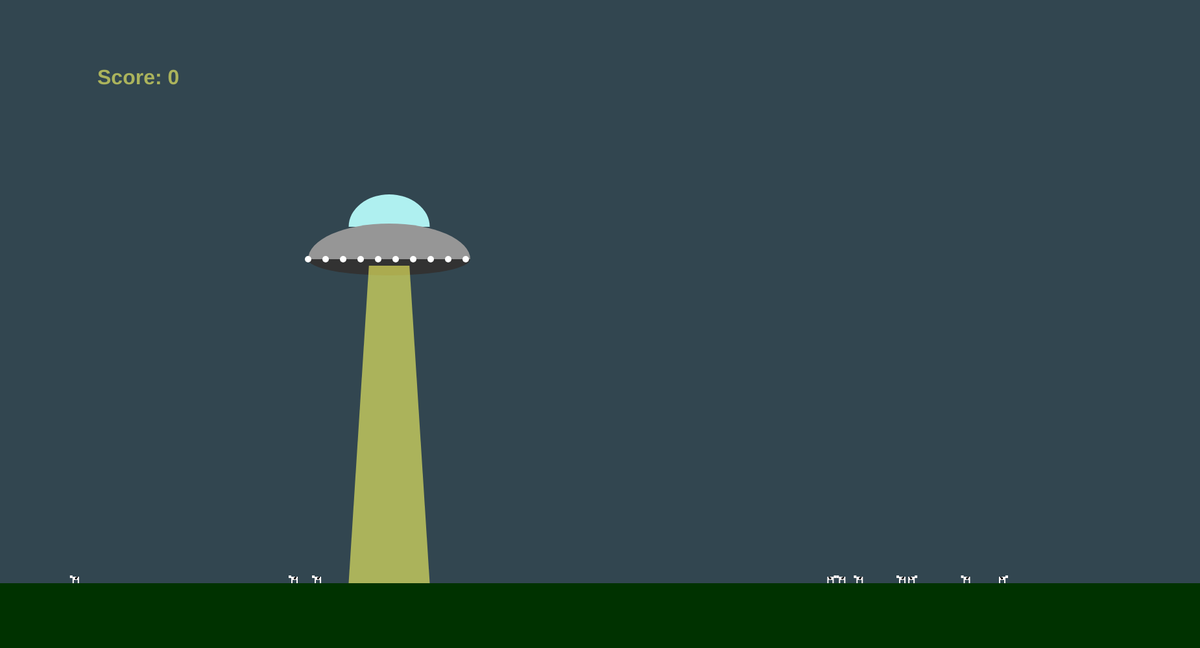
Frame 1 (no input)
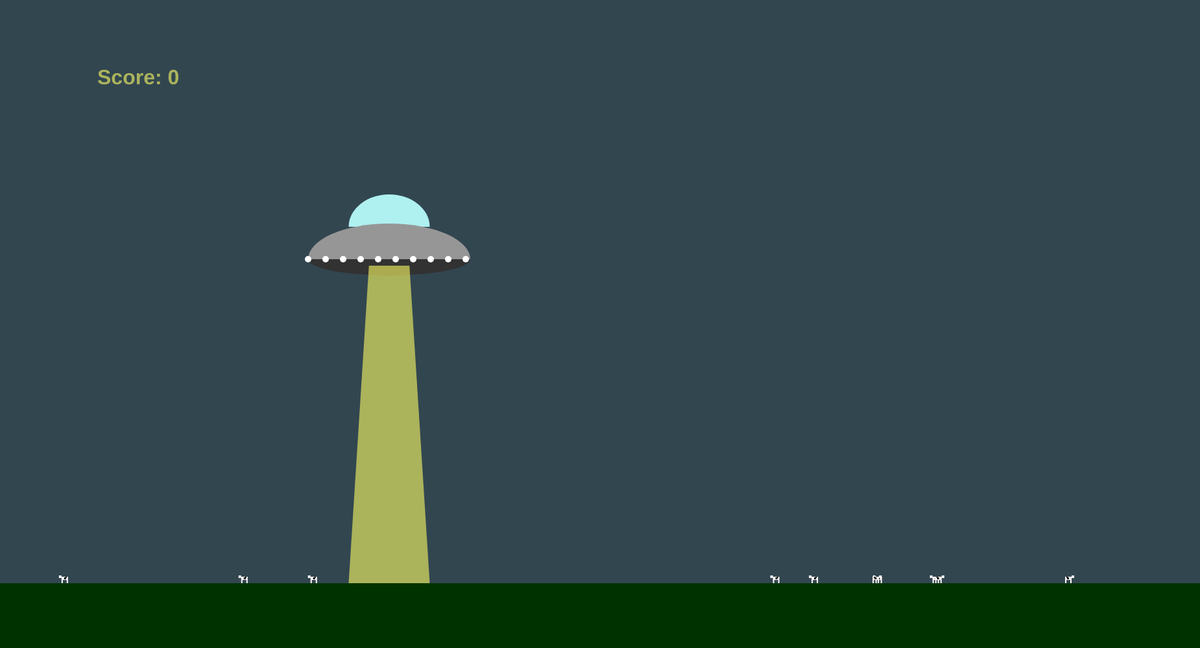
Frame 60 (no input)
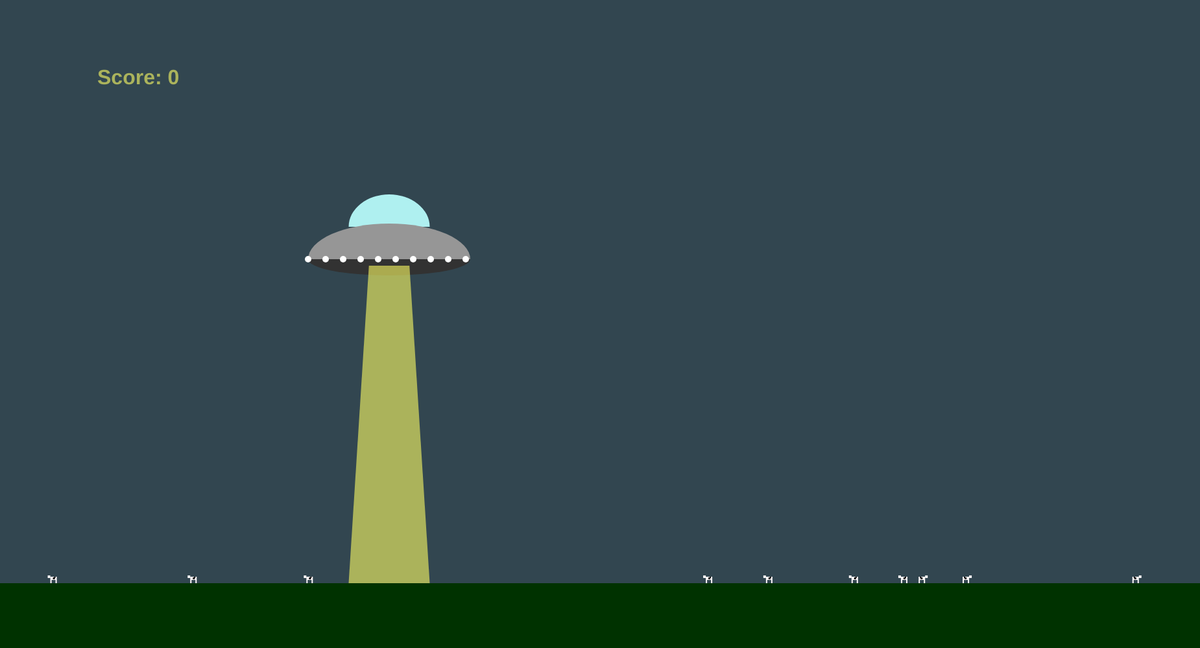
Frame 120 (the mouse pressed at the canvas centre since frame 60)

The p5.js sketch that drew these frames (run headless with seeded random() and noise() and a simulated clock; from frame 60 on, the mouse is pressed at the canvas centre):

// p5.js sketch
// ── sketch.js
let flying_nlo = {
    x: 600,
    y: 400,
    width: 250,
    height: 100,
    color_1: '#AFF0F0',
    color_2: '#969696',
    
    
    draw_signal: function(){
        fill(255);
        for(let i = 0; i < 10; i++)
            circle(this.x - this.width/2 + i * 27, this.y, 10);
    },

    change_pos: function(direction){
        this.x += direction;
    },

    draw_fly: function(){
        fill(this.color_1);
        arc(this.x, this.y - this.height/2, this.width/2, this.height, PI, TWO_PI);
        fill(this.color_2);
        arc(this.x, this.y, this.width, this.height + 10, PI, TWO_PI);
        fill(50);
        arc(this.x, this.y, this.width, this.height/2, 0, PI);
        this.draw_signal();  
    },

    beam: function(){
        fill(255,255,100,150);
        
        beginShape();
        vertex(this.x - this.width/8, this.y + 10);
        vertex(this.x + this.width/8, this.y + 10);
        vertex(this.x + this.width/4, height - 100);
        vertex(this.x - this.width/4, height - 100);
        endShape();
    }
}

let cows = [];
let score = 0;  // объявление счетчика

function Cow(x, y, direction)
{
    this.x = x;
    this.y = y;
    this.direction = direction;

    this.walk = function()
    {
        this.x += this.direction;
    }

    this.draw = function()
    {
        push();
        translate(this.x, this.y);
        if (this.direction > 0)
        {
            scale(-1, 1);
        }

        fill(255, 250, 250);
        rect(0, -10, 10, 5);
        
        rect(0, -5, 2, 5);
        rect(8, -5, 2, 5);

        rect(-4, -12, 4, 4);
        
        fill(0);
        rect(4, -9, 3, 3);
        rect(6, -10, 2, 2);

        pop();
    }
}

function CowManager()
{
    
    let countCows = 10;

    this.update = function()
    {
        while(cows.length < countCows)
        {
            cows.push(new Cow(random(0, width) , height - 100, random(-2, 2)));
        }

        for (let i = 0; i < cows.length; i++)
        {
            cows[i].walk();

            if (cows[i].x > width)
                cows[i].x = 0;
            else if (cows[i].x < 0)
                cows[i].x = width;
        
            if(cows[i].x > flying_nlo.x - flying_nlo.width/4 && cows[i].x < flying_nlo.x + flying_nlo.width/4){  // попала ли корова в луч
                score++;  // увеличение счетчика
                cows[i].x = random(0, width);  // рандом спавн коровы
            }
        }
    }
    this.draw = function()
    {
        for(let i = 0; i < cows.length; i++)
            cows[i].draw();
    }

    return this;
}

function setup() {
    createCanvas(1850, 1000);
    frameRate(20);
    noStroke();
}

function draw(){
    background(50, 70, 80);

    let cowManager = new CowManager();
    cowManager.update();
    cowManager.draw();

    fill(0,50,0);
    rect(0, height - 100, width, 100);

    flying_nlo.draw_fly();
    flying_nlo.beam();

    if (keyIsDown(LEFT_ARROW))
        flying_nlo.change_pos(-6);
    if (keyIsDown(RIGHT_ARROW))
        flying_nlo.change_pos(6);

    textSize(32);
    textStyle(BOLD);
    fill(171, 179, 92);
    text("Score: " + score, 150, 130);  // счетчик выводится на экран
}
